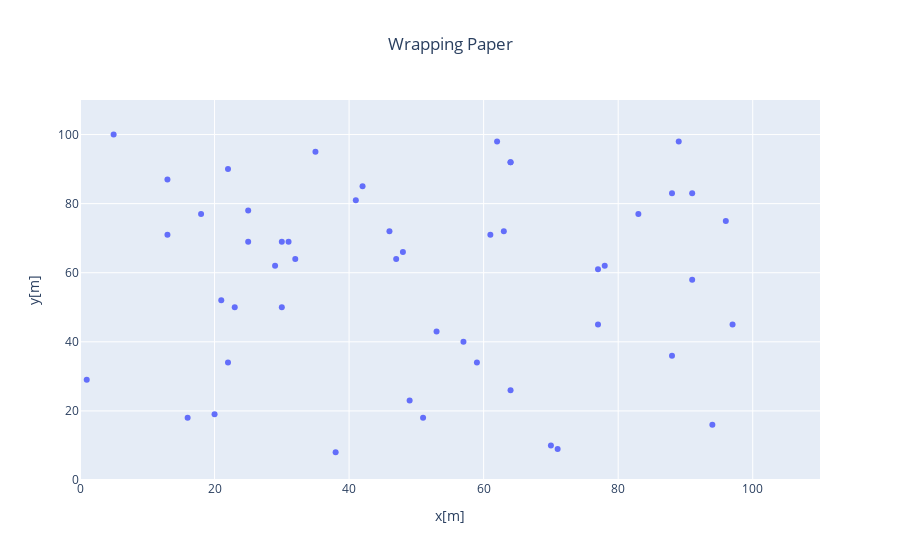
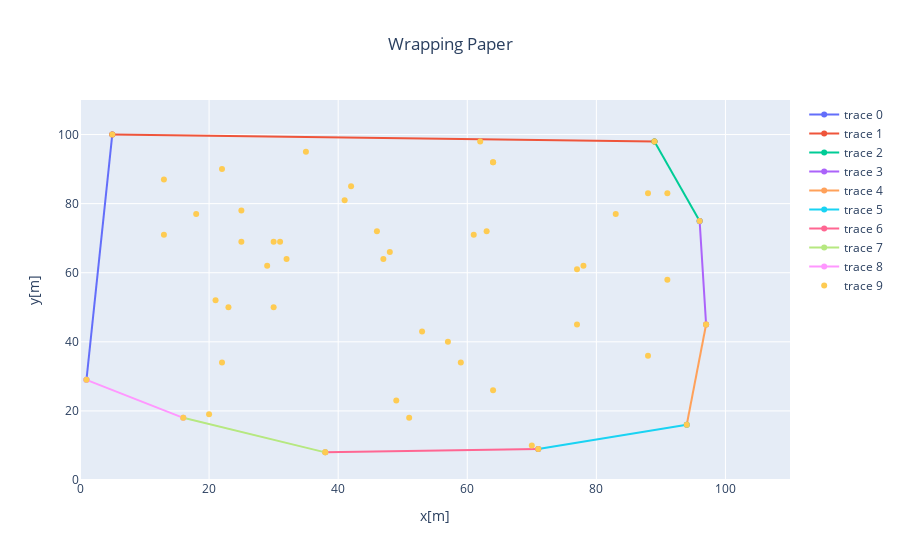

Notebook source saved alongside these figures, in order:
### Code cell
import plotly
import random
import plotly.express as px
import plotly.graph_objects as go
import math

def mag(origin_point, next_point):
    magnitude =  math.sqrt((pow((next_point[0]-origin_point[0]),2)) +
                           pow((next_point[1]-origin_point[1]), 2))
    return magnitude

def direction(origin_point, next_point):
    return math.degrees(math.atan((next_point[1]-origin_point[1])/(next_point[0]-origin_point[0])))

def is_left_of_line(test_point, line_point1, line_point2):

    leftness = ((line_point2[0] - line_point1[0]) * (test_point[1] - line_point1[1])) - ((line_point2[1]-line_point1[1])*(test_point[0] -
                                                                                                                          line_point1[0]))
    return leftness > 0

c_point = (1,1)
a_point = (5,2)
b_point = (3,2)
d_point = (2,6)

#print(direction(c_point, c_point))
print(direction(c_point, a_point))
print(direction(c_point, b_point))
print(direction(c_point, d_point))

max_x = max_y = 100
number_of_points = 50

points = list(zip([random.randint(0, max_x) for _ in range(2,200)], [random.randint(2, max_y) for _ in range(0,number_of_points)]))

x_cords, y_cords = zip(*points)
#fig = px.scatter(x=x_cords, y=y_cords)
#d=[go.Scatter(x=x_cords[i], y=y_cords[i]) for i in range(0,100)]

wrapping_points = []

left_most_index = 0
for i in range(1,len(points)):
    if points[i][0] <= points[left_most_index][0]:
        left_most_index = i
    if points[i][0] == 0:
        break

first_point = current_point = last_point = points[left_most_index]
previous_point = None

line_segments = []

hull_closed = False

max_iters = len(points) * len(points) - 1
i=0
while True:

    if i >= max_iters:
        break
    i+=1

    print(f"({current_point[0]}, {current_point[1]})")

    found = False

    for candidate_point in [p for p in points if p[0]!=current_point[0] and p[1]!=current_point[1]]:
        print(f"\t({candidate_point[0]}, {candidate_point[1]}) {direction(current_point, candidate_point)}")

        all_leftness = not any([is_left_of_line(point, current_point, candidate_point) for point in points])

        if all_leftness:
            line_segments.append([current_point, candidate_point])
            found = True
            current_point = candidate_point

    if not found:
        print("NOT FOUND")
        break
    elif current_point[0] == first_point[0] and current_point[1] == first_point[1]:
        print("BACK TO BEGINNING")
        hull_closed = True
        break



fig = go.Figure(
    data=[(go.Scatter(x=x_cords, y=y_cords, mode="markers"))],
    layout=go.Layout(title=go.layout.Title(text="Wrapping Paper",x=0.5),
                     xaxis={'title':'x[m]', 'range':[0,max_x+10]},
                     yaxis={'title':'y[m]','range':[0,max_y+10]}),
    frames=[]
)
fig.show()


if len(line_segments) > 1:

    lines=[]

    for line_segment in line_segments:
        lines.append(go.Scatter(x=[line_segment[0][0], line_segment[1][0]],
                                y=[line_segment[0][1], line_segment[1][1]]))

    lines_and_points = lines.append(go.Scatter(x=x_cords, y=y_cords, mode="markers"))

    fig2 = go.Figure(

        data=lines,

        layout=go.Layout(title=go.layout.Title(text="Wrapping Paper",x=0.5),
                         xaxis={'title':'x[m]', 'range':[0,max_x+10]},
                         yaxis={'title':'y[m]','range':[0,max_y+10]}),

        frames=[]

    )
    fig2.show()

### Figure 1 — Plotly figure (JSON) as saved in the notebook; plotly's stock layout.template omitted (floating-point values rounded to 4 significant figures)
{"data": [{"mode": "markers", "x": [5, 49, 42, 61, 22, 88, 83, 71, 70, 13, 38, 21, 62, 91, 77, 78, 64, 64, 63, 89, 30, 35, 46, 25, 59, 13, 20, 88, 64, 30, 16, 51, 77, 53, 25, 97, 57, 1, 96, 48, 29, 94, 47, 18, 32, 23, 91, 41, 22, 31], "y": [100, 23, 85, 71, 90, 83, 77, 9, 10, 87, 8, 52, 98, 58, 45, 62, 92, 26, 72, 98, 69, 95, 72, 78, 34, 71, 19, 36, 92, 50, 18, 18, 61, 43, 69, 45, 40, 29, 75, 66, 62, 16, 64, 77, 64, 50, 83, 81, 34, 69], "type": "scatter"}], "layout": {"title": {"text": "Wrapping Paper", "x": 0.5}, "xaxis": {"range": [0, 110], "title": {"text": "x[m]"}}, "yaxis": {"range": [0, 110], "title": {"text": "y[m]"}}}}

### Figure 2 — Plotly figure (JSON) as saved in the notebook; plotly's stock layout.template omitted (floating-point values rounded to 4 significant figures)
{"data": [{"x": [1, 5], "y": [29, 100], "type": "scatter"}, {"x": [5, 89], "y": [100, 98], "type": "scatter"}, {"x": [89, 96], "y": [98, 75], "type": "scatter"}, {"x": [96, 97], "y": [75, 45], "type": "scatter"}, {"x": [97, 94], "y": [45, 16], "type": "scatter"}, {"x": [94, 71], "y": [16, 9], "type": "scatter"}, {"x": [71, 38], "y": [9, 8], "type": "scatter"}, {"x": [38, 16], "y": [8, 18], "type": "scatter"}, {"x": [16, 1], "y": [18, 29], "type": "scatter"}, {"mode": "markers", "x": [5, 49, 42, 61, 22, 88, 83, 71, 70, 13, 38, 21, 62, 91, 77, 78, 64, 64, 63, 89, 30, 35, 46, 25, 59, 13, 20, 88, 64, 30, 16, 51, 77, 53, 25, 97, 57, 1, 96, 48, 29, 94, 47, 18, 32, 23, 91, 41, 22, 31], "y": [100, 23, 85, 71, 90, 83, 77, 9, 10, 87, 8, 52, 98, 58, 45, 62, 92, 26, 72, 98, 69, 95, 72, 78, 34, 71, 19, 36, 92, 50, 18, 18, 61, 43, 69, 45, 40, 29, 75, 66, 62, 16, 64, 77, 64, 50, 83, 81, 34, 69], "type": "scatter"}], "layout": {"title": {"text": "Wrapping Paper", "x": 0.5}, "xaxis": {"range": [0, 110], "title": {"text": "x[m]"}}, "yaxis": {"range": [0, 110], "title": {"text": "y[m]"}}}}
